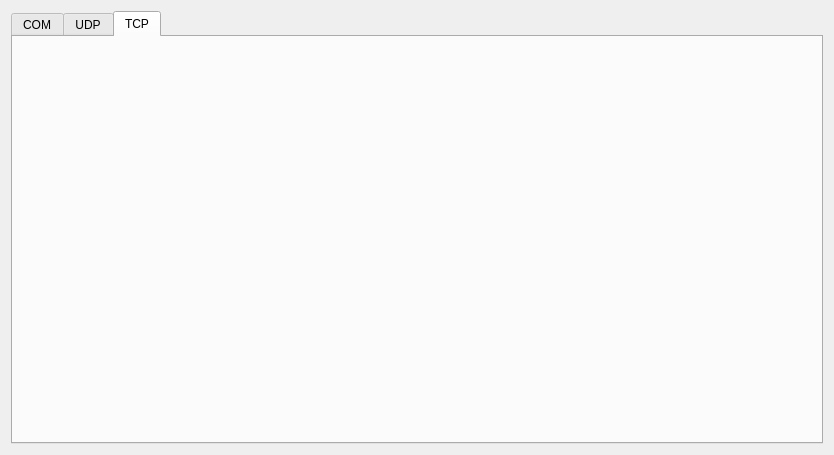
<?xml version="1.0" encoding="UTF-8"?>
<ui version="4.0">
 <class>SAKPluginDataForwarding</class>
 <widget class="QWidget" name="SAKPluginDataForwarding">
  <property name="geometry">
   <rect>
    <x>0</x>
    <y>0</y>
    <width>834</width>
    <height>455</height>
   </rect>
  </property>
  <property name="windowTitle">
   <string>Data transmition</string>
  </property>
  <layout class="QVBoxLayout" name="verticalLayout">
   <item>
    <widget class="QTabWidget" name="tabWidget">
     <property name="currentIndex">
      <number>2</number>
     </property>
     <widget class="QWidget" name="serialPortWidget">
      <attribute name="title">
       <string>COM</string>
      </attribute>
     </widget>
     <widget class="QWidget" name="udpWidget">
      <attribute name="title">
       <string>UDP</string>
      </attribute>
     </widget>
     <widget class="QWidget" name="tcpWidget">
      <attribute name="title">
       <string>TCP</string>
      </attribute>
     </widget>
    </widget>
   </item>
  </layout>
 </widget>
 <resources/>
 <connections/>
</ui>
